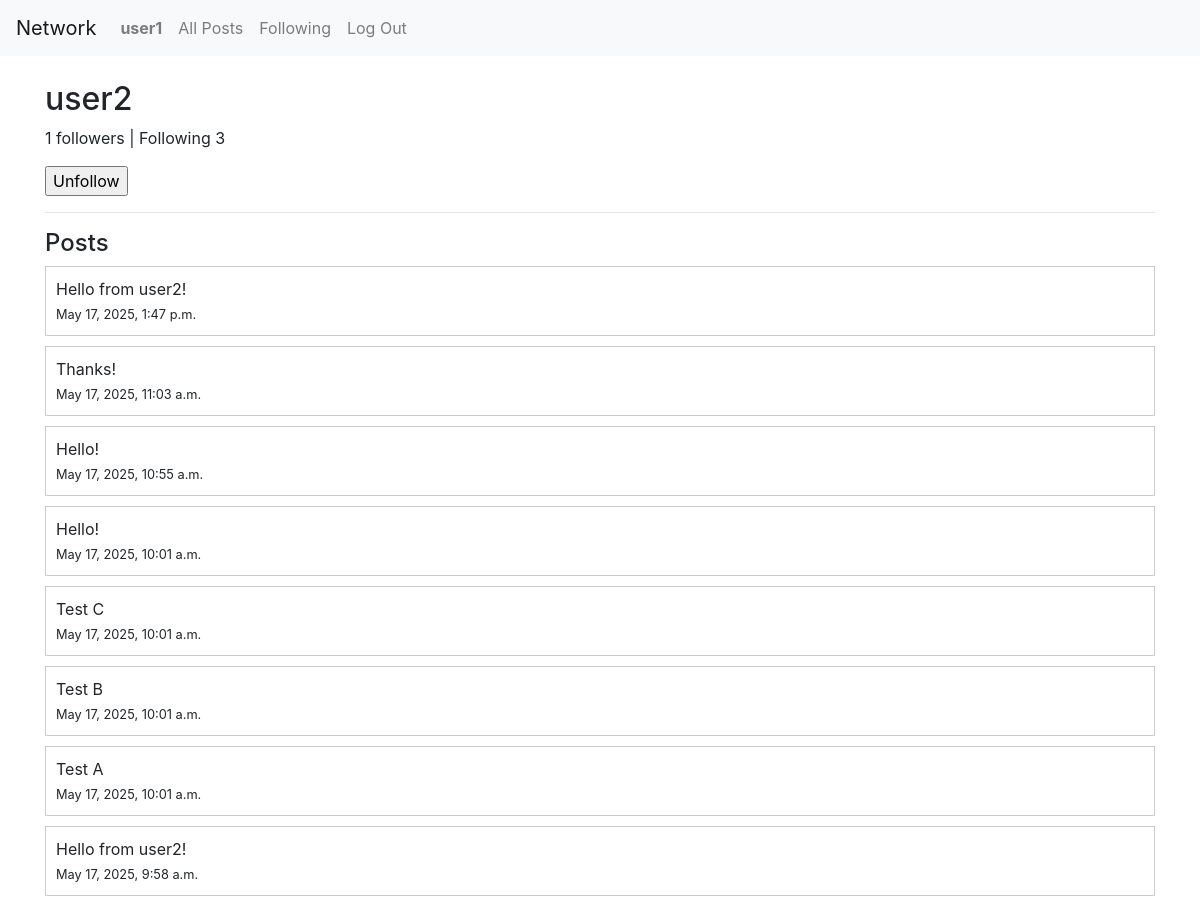
The app's page /user/user2 (signed in) with its own data.
### network/models.py (models this page shows, shortened)
class User(AbstractUser):
    pass

class Post(models.Model):
    user = models.ForeignKey(User, on_delete=models.CASCADE, related_name="posts")
    content = models.TextField(max_length=280)
    timestamp = models.DateTimeField(auto_now_add=True)

### network/views.py (the view)
# urls.py: path("user/<str:username>", views.profile, name="profile"),
def profile(request, username):
    try:
        user_profile = User.objects.get(username=username)
    except User.DoesNotExist:
        return render(request, "network/error.html", {
            "message": "User not found."
        })
    is_following = False
    if request.user.is_authenticated and request.user != user_profile:
        is_following = Follow.objects.filter(follower=request.user, following=user_profile).exists()
    followers_count = Follow.objects.filter(following=user_profile).count()
    following_count = Follow.objects.filter(follower=user_profile).count()
    posts = Post.objects.filter(user=user_profile).order_by("-timestamp")
    return render(request, "network/profile.html", {
        "profile_user": user_profile,
        "posts": posts,
        "followers_count": followers_count,
        "following_count": following_count,
        "is_following": is_following
    })

### network/templates/network/profile.html (shortened to what this page needs)
{% extends "network/layout.html" %}
{% block body %}
  <h2>{{ profile_user.username }}</h2>
  <p>{{ followers_count }} followers | Following {{ following_count }}</p>
  {% if user.is_authenticated and user != profile_user %}
    <form method="post" action="{% url 'toggle_follow' username=profile_user.username %}">
        {% if is_following %}
          <input type="submit" value="Unfollow">
        {% else %}
          <input type="submit" value="Follow">
        {% endif %}
    </form>
  {% endif %}
  <hr>
  <h4>Posts</h4>
  {% for post in posts %}
    <div style="border: 1px solid #ccc; padding: 10px; margin-bottom: 10px;">
        {{ post.content }}<br>
        <small>{{ post.timestamp }}</small>
    </div>
  {% empty %}
    <p>No posts yet.</p>
  {% endfor %}
{% endblock %}

### network/templates/network/layout.html (shortened to what this page needs)
{% load static %}
<!DOCTYPE html>
<html lang="en">
<head>
    <link rel="stylesheet" href="https://stackpath.bootstrapcdn.com/bootstrap/4.4.1/css/bootstrap.min.css"
>
    <link href="{% static 'network/styles.css' %}" rel="stylesheet">
</head>
<body>
    <nav class="navbar navbar-expand-lg navbar-light bg-light">
        <a class="navbar-brand" href="{% url 'index' %}">Network</a>
        <div class="collapse navbar-collapse">
            <ul class="navbar-nav mr-auto">
                {% if user.is_authenticated %}
                    <li class="nav-item">
                        <a class="nav-link" href="#"><strong>{{ user.username }}</strong></a>
                    </li>
                    <li class="nav-item">
                        <a class="nav-link" href="{% url 'index' %}">All Posts</a>
                    </li>
                    <li class="nav-item">
                        <a class="nav-link" href="{% url 'following' %}">Following</a>
                    </li>
                    <li class="nav-item">
                        <a class="nav-link" href="{% url 'logout' %}">Log Out</a>
                    </li>
                {% endif %}
            </ul>
        </div>
    </nav>
    <div class="container mt-4">
        {% block body %}
        {% endblock %}
    </div>
</body>
</html>

### records on screen
User: username "user1"
User: username "user2"
Post: content "Hello from user2!", timestamp "May 17, 2025, 1:47 p.m."
Post: content "Thanks!", timestamp "May 17, 2025, 11:03 a.m."
Post: content "Hello!", timestamp "May 17, 2025, 10:55 a.m."
Post: content "Hello!", timestamp "May 17, 2025, 10:01 a.m."
Post: content "Test C", timestamp "May 17, 2025, 10:01 a.m."
Post: content "Test B", timestamp "May 17, 2025, 10:01 a.m."
Post: content "Test A", timestamp "May 17, 2025, 10:01 a.m."
Post: content "Hello from user2!", timestamp "May 17, 2025, 9:58 a.m."

### other values on screen
{{ followers_count }} "1"
{{ following_count }} "3"
